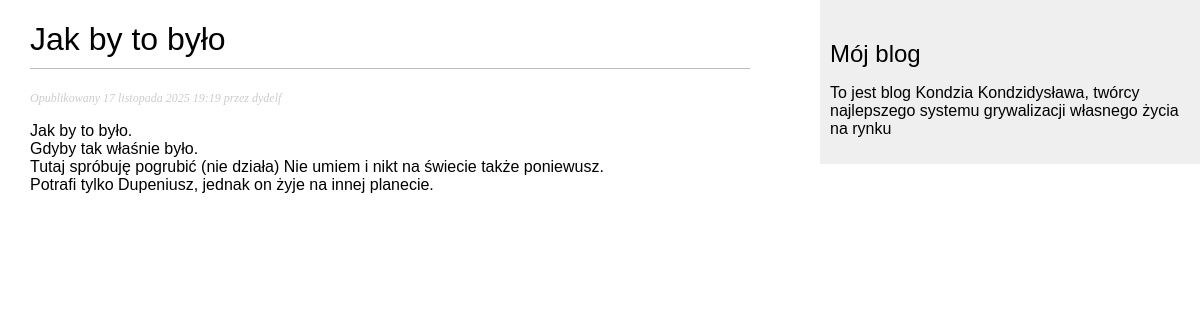
The app's page /blog/2025/11/17/jak-by-to-bylo/ with its own data.
### blog/models.py (models this page shows, shortened)
class Post(models.Model):
    class Status(models.TextChoices):
        DRAFT = 'DF', 'Roboczy'
        PUBLISHED = 'PB', 'Opublikowany'
    title = models.CharField(max_length=250)
    slug = models.SlugField(
        max_length=250,
        unique_for_date='publish'
        )
    author = models.ForeignKey(
        settings.AUTH_USER_MODEL,
        on_delete=models.CASCADE,
        related_name='blog_posts'
    )
    body = models.TextField()
    publish = models.DateTimeField(default=timezone.now)
    created = models.DateTimeField(auto_now_add=True)
    updated = models.DateTimeField(auto_now=True)
    status = models.CharField(
        max_length=2,
        choices=Status,
        default=Status.DRAFT
    )
    objects = models.Manager()
    published = PublishedManager()
    class Meta:
        ordering = ['-publish']
        indexes = [
            models.Index(fields=['-publish']),
        ]

### blog/views.py (the view)
def post_detail(request, year, month, day, post):
    post = get_object_or_404(
        Post,
        status=Post.Status.PUBLISHED,
        slug=post,
        publish__year=year,
        publish__month=month,
        publish__day=day
    )
    return render(
        request,
        'blog/post/detail.html',
        {'post': post}
    )

### blog/templates/blog/post/detail.html (shortened to what this page needs)
{% extends "blog/base.html" %}
{% block content %}
    <h1>{{ post.title }}</h1>
    <p class="date">
        Opublikowany {{ post.publish }} przez {{ post.author }}
    </p>
    {{ post.body|linebreaks }}
{% endblock %}

### blog/static/css/blog.css (style rules this page uses)
body { margin:0; padding:0; font-family:helvetica, sans-serif; }
h1 { font-weight:normal; border-bottom:1px solid #bbb; padding:0 0 10px 0; }
p.date { color:#ccc; font-family: georgia, serif; font-size: 12px; font-style: italic; }

### records on screen
Post: title "Jak by to było", publish "17 listopada 2025 19:19", author "dydelf", body "Jak by to było. Gdyby tak właśnie było. Tutaj spróbuję pogrubić (nie działa) Nie umiem i nikt na świecie także poniewusz. Potrafi tylko Dupeniusz, jednak on żyje na innej planecie."
